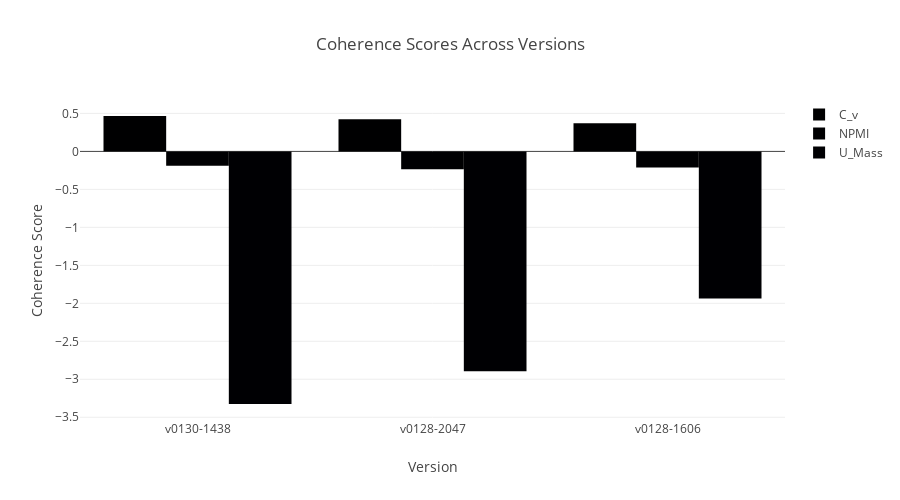

Notebook cell for this chart:
### Code cell
# Cell 7: Coherence Visualization
# Bar chart comparing coherence scores
fig = go.Figure()
for metric, label in [('c_v', 'C_v'), ('c_npmi', 'NPMI'), ('u_mass', 'U_Mass')]:
    fig.add_trace(go.Bar(
        name=label,
        x=coherence_df['version_name'],
        y=coherence_df[metric]
    ))

fig.update_layout(
    title='Coherence Scores Across Versions',
    xaxis_title='Version',
    yaxis_title='Coherence Score',
    barmode='group',
    height=500
)
fig.show()

### Figure 1 — Plotly figure (JSON) as saved in the notebook; plotly's stock layout.template omitted (floating-point values rounded to 4 significant figures)
{"data": [{"name": "C_v", "type": "bar", "x": ["v0130-1438", "v0128-2047", "v0128-1606"], "y": [0.4662, 0.4223, 0.3697]}, {"name": "NPMI", "type": "bar", "x": ["v0130-1438", "v0128-2047", "v0128-1606"], "y": [-0.1898, -0.2346, -0.2114]}, {"name": "U_Mass", "type": "bar", "x": ["v0130-1438", "v0128-2047", "v0128-1606"], "y": [-3.325, -2.894, -1.937]}], "layout": {"barmode": "group", "height": 500, "title": {"text": "Coherence Scores Across Versions"}, "xaxis": {"title": {"text": "Version"}}, "yaxis": {"title": {"text": "Coherence Score"}}}}
